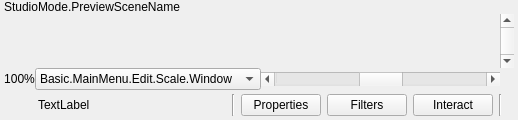
  <widget class="QWidget" name="centralwidget">
   <layout class="QVBoxLayout" name="verticalLayout">
    <property name="spacing">
     <number>0</number>
    </property>
    <property name="leftMargin">
     <number>4</number>
    </property>
    <property name="topMargin">
     <number>0</number>
    </property>
    <property name="rightMargin">
     <number>4</number>
    </property>
    <property name="bottomMargin">
     <number>0</number>
    </property>
    <item>
     <layout class="QHBoxLayout" name="horizontalLayout_2">
      <item>
       <layout class="QHBoxLayout" name="previewLayout">
        <property name="spacing">
         <number>2</number>
        </property>
        <item>
         <widget class="QWidget" name="previewContainer" native="true">
          <layout class="QVBoxLayout" name="previewTextLayout">
           <property name="spacing">
            <number>0</number>
           </property>
           <property name="leftMargin">
            <number>0</number>
           </property>
           <property name="topMargin">
            <number>0</number>
           </property>
           <property name="rightMargin">
            <number>0</number>
           </property>
           <property name="bottomMargin">
            <number>0</number>
           </property>
           <item>
            <widget class="QLabel" name="previewLabel">
             <property name="sizePolicy">
              <sizepolicy hsizetype="Ignored" vsizetype="Preferred">
               <horstretch>0</horstretch>
               <verstretch>0</verstretch>
              </sizepolicy>
             </property>
             <property name="text">
              <string>StudioMode.PreviewSceneName</string>
             </property>
             <property name="alignment">
              <set>Qt::AlignmentFlag::AlignLeading|Qt::AlignmentFlag::AlignLeft|Qt::AlignmentFlag::AlignVCenter</set>
             </property>
             <property name="class" stdset="0">
              <string>label-preview-title</string>
             </property>
            </widget>
           </item>
           <item>
            <layout class="QGridLayout" name="gridLayout">
             <property name="spacing">
              <number>0</number>
             </property>
             <item row="2" column="1">
              <widget class="QWidget" name="previewXContainer" native="true">
               <layout class="QHBoxLayout" name="horizontalLayout_7">
                <property name="spacing">
                 <number>0</number>
                </property>
                <property name="leftMargin">
                 <number>0</number>
                </property>
                <property name="topMargin">
                 <number>0</number>
                </property>
                <property name="rightMargin">
                 <number>0</number>
                </property>
                <property name="bottomMargin">
                 <number>0</number>
                </property>
                <item>
                 <widget class="OBSPreviewScalingLabel" name="previewScalePercent">
                  <property name="text">
                   <string>100%</string>
                  </property>
                  <property name="alignment">
                   <set>Qt::AlignmentFlag::AlignCenter</set>
                  </property>
                 </widget>
                </item>
                <item>
                 <widget class="OBSPreviewScalingComboBox" name="previewScalingMode">
                  <item>
                   <property name="text">
                    <string>Basic.MainMenu.Edit.Scale.Window</string>
                   </property>
                  </item>
                  <item>
                   <property name="text">
                    <string>Basic.MainMenu.Edit.Scale.Canvas</string>
                   </property>
                  </item>
                 </widget>
                </item>
                <item>
                 <widget class="QScrollBar" name="previewXScrollBar">
                  <property name="sizePolicy">
                   <sizepolicy hsizetype="MinimumExpanding" vsizetype="Fixed">
                    <horstretch>0</horstretch>
                    <verstretch>0</verstretch>
                   </sizepolicy>
                  </property>
                  <property name="minimum">
                   <number>-200</number>
                  </property>
                  <property name="maximum">
                   <number>200</number>
                  </property>
                  <property name="singleStep">
                   <number>10</number>
                  </property>
                  <property name="pageStep">
                   <number>100</number>
                  </property>
                  <property name="orientation">
                   <enum>Qt::Orientation::Horizontal</enum>
                  </property>
                 </widget>
                </item>
               </layout>
              </widget>
             </item>
             <item row="1" column="2">
              <widget class="QScrollBar" name="previewYScrollBar">
               <property name="orientation">
                <enum>Qt::Orientation::Vertical</enum>
               </property>
              </widget>
             </item>
             <item row="1" column="0" colspan="2">
              <widget class="OBSBasicPreview" name="preview" native="true">
               <property name="sizePolicy">
                <sizepolicy hsizetype="Expanding" vsizetype="Expanding">
                 <horstretch>0</horstretch>
                 <verstretch>0</verstretch>
                </sizepolicy>
               </property>
               <property name="minimumSize">
                <size>
                 <width>32</width>
                 <height>32</height>
                </size>
               </property>
               <property name="focusPolicy">
                <enum>Qt::FocusPolicy::ClickFocus</enum>
               </property>
               <property name="contextMenuPolicy">
                <enum>Qt::ContextMenuPolicy::CustomContextMenu</enum>
               </property>
               <addaction name="actionRemoveSource"/>
              </widget>
             </item>
            </layout>
           </item>
          </layout>
         </widget>
        </item>
       </layout>
      </item>
     </layout>
    </item>
    <item>
     <widget class="QFrame" name="contextContainer">
      <property name="sizePolicy">
       <sizepolicy hsizetype="Preferred" vsizetype="Preferred">
        <horstretch>0</horstretch>
        <verstretch>0</verstretch>
       </sizepolicy>
      </property>
      <property name="minimumSize">
       <size>
        <width>0</width>
        <height>0</height>
       </size>
      </property>
      <layout class="QHBoxLayout" name="horizontalLayout9">
       <property name="spacing">
        <number>6</number>
       </property>
       <property name="sizeConstraint">
        <enum>QLayout::SizeConstraint::SetDefaultConstraint</enum>
       </property>
       <property name="leftMargin">
        <number>6</number>
       </property>
       <property name="topMargin">
        <number>4</number>
       </property>
       <property name="rightMargin">
        <number>6</number>
       </property>
       <property name="bottomMargin">
        <number>4</number>
       </property>
       <item>
        <widget class="QFrame" name="contextSubContainer">
         <property name="sizePolicy">
          <sizepolicy hsizetype="Preferred" vsizetype="Preferred">
           <horstretch>0</horstretch>
           <verstretch>0</verstretch>
          </sizepolicy>
         </property>
         <property name="minimumSize">
          <size>
           <width>0</width>
           <height>0</height>
          </size>
         </property>
         <layout class="QHBoxLayout" name="horizontalLayout_5">
          <property name="spacing">
           <number>6</number>
          </property>
          <property name="leftMargin">
           <number>0</number>
          </property>
          <property name="topMargin">
           <number>0</number>
          </property>
          <property name="rightMargin">
           <number>0</number>
          </property>
          <property name="bottomMargin">
           <number>0</number>
          </property>
          <item>
           <widget class="QLabel" name="contextSourceIcon">
            <property name="sizePolicy">
             <sizepolicy hsizetype="Fixed" vsizetype="Fixed">
              <horstretch>0</horstretch>
              <verstretch>0</verstretch>
             </sizepolicy>
            </property>
            <property name="minimumSize">
             <size>
              <width>22</width>
              <height>22</height>
             </size>
            </property>
            <property name="maximumSize">
             <size>
              <width>22</width>
              <height>22</height>
             </size>
            </property>
            <property name="text">
             <string/>
            </property>
           </widget>
          </item>
          <item>
           <widget class="QLabel" name="contextSourceLabel">
            <property name="sizePolicy">
             <sizepolicy hsizetype="Preferred" vsizetype="Fixed">
              <horstretch>0</horstretch>
              <verstretch>0</verstretch>
             </sizepolicy>
            </property>
            <property name="minimumSize">
             <size>
              <width>160</width>
              <height>22</height>
             </size>
            </property>
            <property name="maximumSize">
             <size>
              <width>160</width>
              <height>22</height>
             </size>
            </property>
            <property name="text">
             <string>TextLabel</string>
            </property>
           </widget>
          </item>
          <item>
           <widget class="QLabel" name="contextSourceIconSpacer">
            <property name="sizePolicy">
             <sizepolicy hsizetype="Fixed" vsizetype="Fixed">
              <horstretch>0</horstretch>
              <verstretch>0</verstretch>
             </sizepolicy>
            </property>
            <property name="minimumSize">
             <size>
              <width>22</width>
              <height>22</height>
             </size>
            </property>
            <property name="maximumSize">
             <size>
              <width>22</width>
              <height>22</height>
             </size>
            </property>
            <property name="text">
             <string/>
            </property>
           </widget>
          </item>
          <item>
           <widget class="Line" name="line_3">
            <property name="orientation">
             <enum>Qt::Orientation::Vertical</enum>
            </property>
           </widget>
          </item>
          <item>
           <widget class="QPushButton" name="sourcePropertiesButton">
            <property name="sizePolicy">
             <sizepolicy hsizetype="Minimum" vsizetype="Fixed">
              <horstretch>0</horstretch>
              <verstretch>0</verstretch>
             </sizepolicy>
            </property>
            <property name="minimumSize">
             <size>
              <width>0</width>
              <height>22</height>
             </size>
            </property>
            <property name="toolTip">
             <string>SourceProperties</string>
            </property>
            <property name="text">
             <string>Properties</string>
            </property>
            <property name="icon">
             <iconset resource="obs.qrc">
              <normaloff>:/settings/images/settings/general.svg</normaloff>:/settings/images/settings/general.svg</iconset>
            </property>
            <property name="flat">
             <bool>false</bool>
            </property>
           </widget>
          </item>
          <item>
           <widget class="QPushButton" name="sourceFiltersButton">
            <property name="minimumSize">
             <size>
              <width>0</width>
              <height>22</height>
             </size>
            </property>
            <property name="toolTip">
             <string>SourceFilters</string>
            </property>
            <property name="text">
             <string>Filters</string>
            </property>
            <property name="icon">
             <iconset resource="obs.qrc">
              <normaloff>:/res/images/filter.svg</normaloff>:/res/images/filter.svg</iconset>
            </property>
            <property name="flat">
             <bool>false</bool>
            </property>
           </widget>
          </item>
          <item>
           <widget class="QPushButton" name="sourceInteractButton">
            <property name="minimumSize">
             <size>
              <width>0</width>
              <height>22</height>
             </size>
            </property>
            <property name="toolTip">
             <string>Interact</string>
            </property>
            <property name="text">
             <string>Interact</string>
            </property>
            <property name="icon">
             <iconset resource="obs.qrc">
              <normaloff>:/res/images/interact.svg</normaloff>:/res/images/interact.svg</iconset>
            </property>
            <property name="flat">
             <bool>false</bool>
            </property>
            <property name="class" stdset="0">
             <string notr="true">icon-touch</string>
            </property>
           </widget>
          </item>
          <item>
           <widget class="Line" name="line">
            <property name="orientation">
             <enum>Qt::Orientation::Vertical</enum>
            </property>
           </widget>
          </item>
         </layout>
        </widget>
       </item>
       <item>
        <widget class="QFrame" name="emptySpace">
         <property name="sizePolicy">
          <sizepolicy hsizetype="Expanding" vsizetype="Minimum">
           <horstretch>0</horstretch>
           <verstretch>0</verstretch>
          </sizepolicy>
         </property>
         <property name="minimumSize">
          <size>
           <width>0</width>
           <height>22</height>
          </size>
         </property>
         <layout class="QHBoxLayout" name="horizontalLayout_6">
          <property name="spacing">
           <number>0</number>
          </property>
          <property name="leftMargin">
           <number>0</number>
          </property>
          <property name="topMargin">
           <number>0</number>
          </property>
          <property name="rightMargin">
           <number>0</number>
          </property>
          <property name="bottomMargin">
           <number>0</number>
          </property>
         </layout>
        </widget>
       </item>
      </layout>
     </widget>
    </item>
   </layout>
  </widget>
